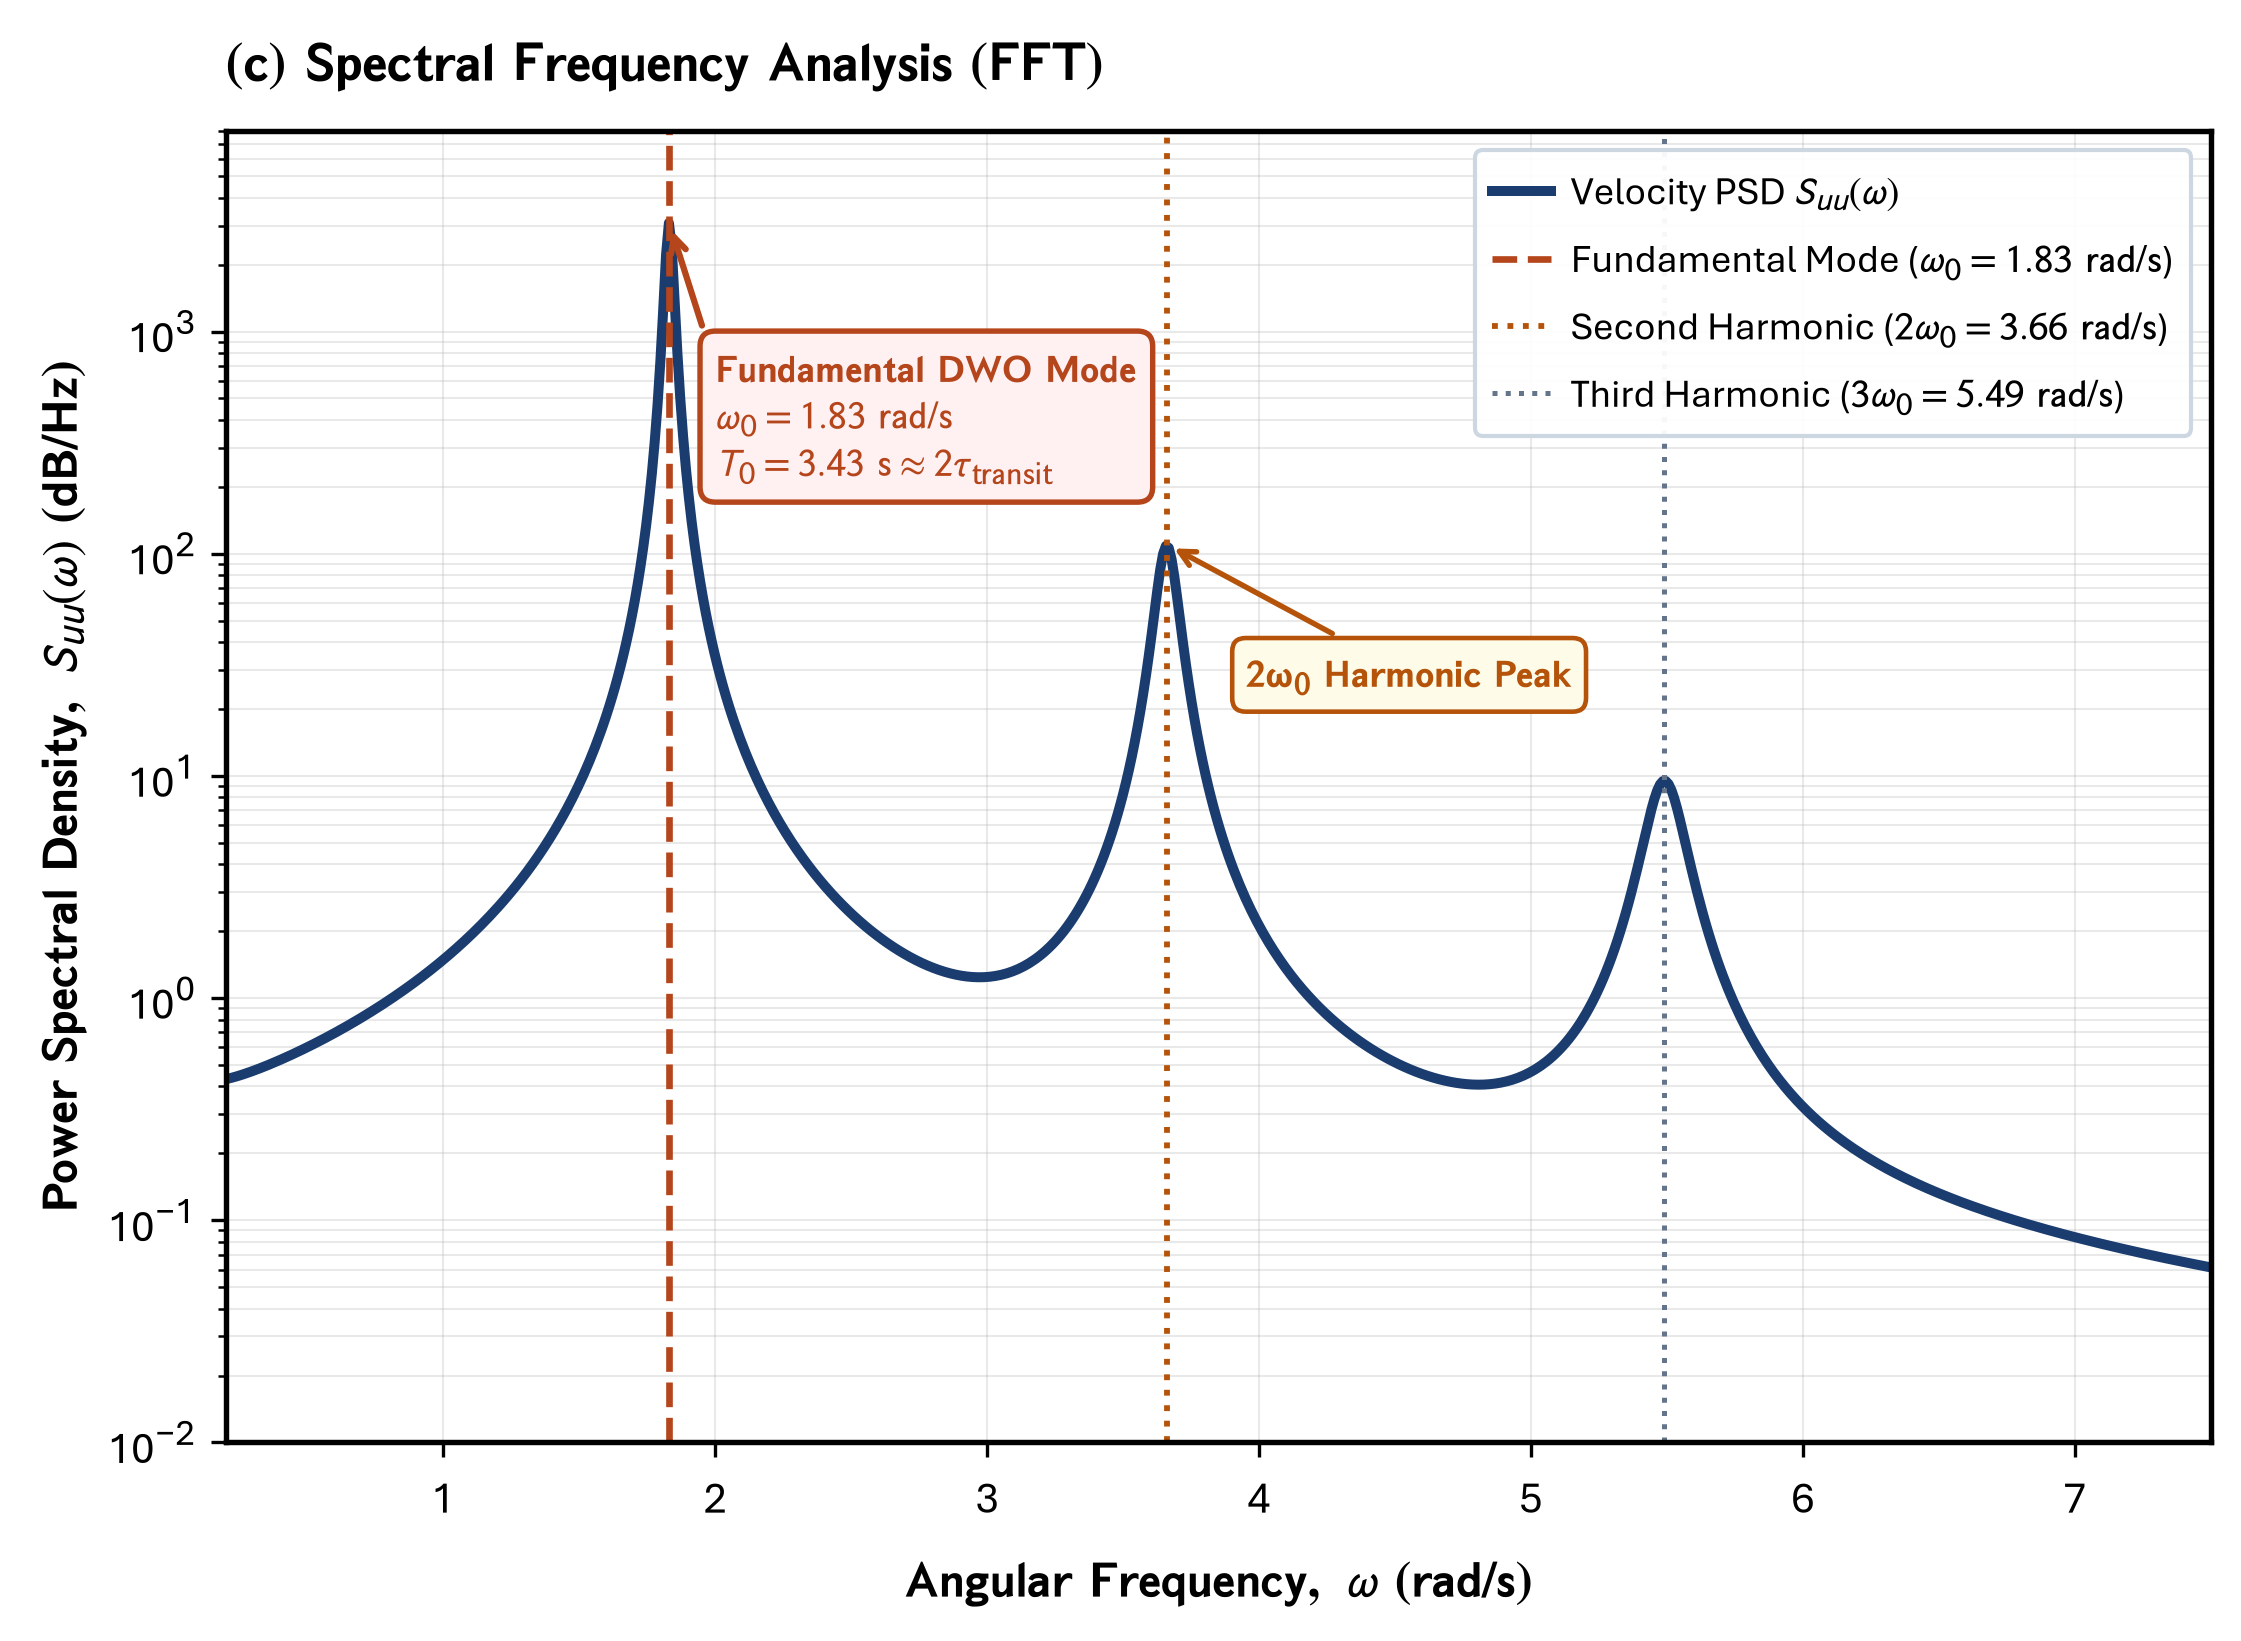

Generate this figure with Python:
"""Panel (c): Spectral Frequency Analysis (Power Spectral Density / FFT)
Isolates fundamental acoustic DWO frequency omega_0 = 1.83 rad/s and higher harmonics.
"""
import os
import glob
import matplotlib.pyplot as plt
import matplotlib.font_manager as fm
import matplotlib._mathtext as mmt
import numpy as np

# ==============================================================================
# 0. FONT REGISTRATION (Aptos / CloudFonts)
# ==============================================================================
cloud_dir = r"C:\Users\User\AppData\Local\Microsoft\FontCache\4\CloudFonts"
for d in glob.glob(os.path.join(cloud_dir, "Aptos*")):
    for f in glob.glob(os.path.join(d, "*.ttf")):
        try:
            fm.fontManager.addfont(f)
        except Exception:
            pass

# ==============================================================================
# MASTER CONFIGURATION & STYLING DICTIONARY
# ==============================================================================
CONFIG = {
    # 1. Figure & Canvas
    "figure": {
        "figsize": (7.6, 5.6),
        "dpi": 300,
        "tight_layout": True,
        "output_path": "d:/AGravity/Tide_Tutor/Figures/figure_2/panel_c_spectral_fft.png",
    },

    # 2. Typography & Matplotlib RC Params (Aptos + STIX-Sans)
    "typography": {
        "font.family": "Aptos",
        "font.sans-serif": ["Aptos", "Segoe UI", "Arial", "DejaVu Sans"],
        "font.size": 11,
        "axes.labelsize": 12.0,
        "axes.titlesize": 13.0,
        "xtick.labelsize": 10.5,
        "ytick.labelsize": 10.5,
        "legend.fontsize": 9.4,
        "axes.linewidth": 1.3,
        "grid.linewidth": 0.5,
        "grid.alpha": 0.28,
        "mathtext.fontset": "stixsans",
        "mathtext_shrink_factor": 0.85,
    },

    # 3. Global Color Palette
    "palette": {
        "navy": "#1a3c6e",
        "crimson": "#b5451b",
        "gold": "#b45309",
        "slate": "#64748b",
        "light_slate": "#94a3b8",
        "card_bg": "#fff1f2",
        "card_border": "#b5451b",
    },

    # 4. Axes, Title & Labels
    "axes": {
        "title": {
            "text": r"$\mathbf{(c)\ Spectral\ Frequency\ Analysis\ (FFT)}$",
            "fontsize": 13.0,
            "fontweight": "bold",
            "pad": 12,
            "loc": "left",
        },
        "xlabel": {
            "text": r"$\mathbf{Angular\ Frequency,\ }\omega\ \mathbf{(rad/s)}$",
            "fontsize": 12.0,
            "fontweight": "bold",
            "labelpad": 6,
        },
        "ylabel": {
            "text": r"$\mathbf{Power\ Spectral\ Density,\ }S_{uu}(\omega)\ \mathbf{(dB/Hz)}$",
            "fontsize": 12.0,
            "fontweight": "bold",
            "labelpad": 4,
        },
        "xlim": (0.2, 7.5),
        "ylim": (0.01, 8000),
        "grid": True,
    },

    # 5. Physics & Resonance Parameters
    "physics": {
        "w0": 1.83,
        "t0": 3.43,
        "n_points": 700,
    },

    # 6. Fundamental Peak Callout Annotation (Positioned Right of Peak: Left=2.0, Bottom=200)
    "callout_fundamental": {
        "xy": (1.83, 3100),
        "xytext": (2.0, 200),
        "va": "bottom",
        "ha": "left",
        "text": (
            r"$\mathbf{Fundamental\ DWO\ Mode}$" + "\n"
            r"$\omega_0 = 1.83\ \mathrm{rad/s}$" + "\n"
            r"$T_0 = 3.43\ \mathrm{s} \approx 2\tau_{\mathrm{transit}}$"
        ),
        "fontsize": 9.2,
        "color": "#b5451b",
        "fontweight": "bold",
        "bbox": {
            "boxstyle": "round,pad=0.40",
            "fc": "#fff1f2",
            "ec": "#b5451b",
            "lw": 1.3,
        },
        "arrowprops": {
            "arrowstyle": "->",
            "color": "#b5451b",
            "lw": 1.5,
            "relpos": (0.0, 0.85),
        },
    },

    # 7. Harmonic Callout Annotation
    "callout_harmonic": {
        "xy": (3.66, 110),
        "xytext": (3.95, 25),
        "text": r"$\mathbf{2\omega_0\ Harmonic\ Peak}$",
        "fontsize": 9.2,
        "color": "#b45309",
        "fontweight": "bold",
        "bbox": {
            "boxstyle": "round,pad=0.35",
            "fc": "#fefce8",
            "ec": "#b45309",
            "lw": 1.1,
        },
        "arrowprops": {
            "arrowstyle": "->",
            "color": "#b45309",
            "lw": 1.3,
        },
    },

    # 8. Legend
    "legend": {
        "loc": "upper right",
        "frameon": True,
        "framealpha": 0.95,
        "facecolor": "white",
        "edgecolor": "#cbd5e1",
        "fontsize": 9.4,
        "borderpad": 0.45,
        "handlelength": 1.5,
        "handletextpad": 0.50,
    },
}


# ==============================================================================
# PLOTTING ENGINE (Reads 100% from CONFIG)
# ==============================================================================
def generate_panel_c(config=CONFIG):
    # Apply Matplotlib Typography & RC Params
    typo_cfg = dict(config["typography"])
    shrink_factor = typo_cfg.pop("mathtext_shrink_factor", 0.85)
    mmt.SHRINK_FACTOR = shrink_factor
    plt.rcParams.update(typo_cfg)

    # Create Canvas
    fig, ax = plt.subplots(figsize=config["figure"]["figsize"], dpi=config["figure"]["dpi"])

    # Set Title & Axes Labels
    ax_cfg = config["axes"]
    ax.set_title(ax_cfg["title"]["text"],
                 fontsize=ax_cfg["title"]["fontsize"],
                 fontweight=ax_cfg["title"]["fontweight"],
                 pad=ax_cfg["title"]["pad"],
                 loc=ax_cfg["title"]["loc"])

    ax.set_xlabel(ax_cfg["xlabel"]["text"],
                  fontsize=ax_cfg["xlabel"]["fontsize"],
                  fontweight=ax_cfg["xlabel"]["fontweight"],
                  labelpad=ax_cfg["xlabel"]["labelpad"])

    ax.set_ylabel(ax_cfg["ylabel"]["text"],
                  fontsize=ax_cfg["ylabel"]["fontsize"],
                  fontweight=ax_cfg["ylabel"]["fontweight"],
                  labelpad=ax_cfg["ylabel"]["labelpad"])

    ax.set_xlim(*ax_cfg["xlim"])
    ax.set_ylim(*ax_cfg["ylim"])
    ax.grid(ax_cfg["grid"], which="both")

    # Physics domain
    phys = config["physics"]
    w0 = phys["w0"]
    omega = np.linspace(ax_cfg["xlim"][0], ax_cfg["xlim"][1], phys["n_points"])

    # Synthetic PSD with resonance peaks
    psd = (
        1.0 / ((omega - w0)**2 + 0.018**2)
        + 0.22 / ((omega - 2 * w0)**2 + 0.045**2)
        + 0.06 / ((omega - 3 * w0)**2 + 0.08**2)
        + 0.005 / (omega**1.2)
    )

    pal = config["palette"]

    # Main PSD Curve
    ax.semilogy(omega, psd, color=pal["navy"], lw=2.4, label=r"Velocity PSD $S_{uu}(\omega)$")

    # Vertical harmonic markers
    ax.axvline(w0, color=pal["crimson"], lw=1.6, ls="--",
               label=r"Fundamental Mode ($\omega_0 = 1.83\ \mathrm{rad/s}$)")
    ax.axvline(2 * w0, color=pal["gold"], lw=1.4, ls=":",
               label=r"Second Harmonic ($2\omega_0 = 3.66\ \mathrm{rad/s}$)")
    ax.axvline(3 * w0, color=pal["slate"], lw=1.2, ls=":",
               label=r"Third Harmonic ($3\omega_0 = 5.49\ \mathrm{rad/s}$)")

    # Fundamental Peak Callout (Right of peak: Left=2.0, Bottom=200)
    call_fund = config["callout_fundamental"]
    ax.annotate(call_fund["text"],
                xy=call_fund["xy"],
                xytext=call_fund["xytext"],
                va=call_fund.get("va", "bottom"),
                ha=call_fund.get("ha", "left"),
                fontsize=call_fund["fontsize"],
                color=call_fund["color"],
                fontweight=call_fund["fontweight"],
                bbox=dict(**call_fund["bbox"]),
                arrowprops=dict(**call_fund["arrowprops"]),
                zorder=6)

    # Harmonic Callout
    call_harm = config["callout_harmonic"]
    ax.annotate(call_harm["text"],
                xy=call_harm["xy"],
                xytext=call_harm["xytext"],
                fontsize=call_harm["fontsize"],
                color=call_harm["color"],
                fontweight=call_harm["fontweight"],
                bbox=dict(**call_harm["bbox"]),
                arrowprops=dict(**call_harm["arrowprops"]),
                zorder=6)

    # Legend
    leg_cfg = dict(config["legend"])
    loc = leg_cfg.pop("loc", "upper right")
    ax.legend(loc=loc, **leg_cfg)

    # Save Output
    if config["figure"]["tight_layout"]:
        plt.tight_layout()

    out_file = config["figure"]["output_path"]
    os.makedirs(os.path.dirname(os.path.abspath(out_file)), exist_ok=True)
    if os.path.exists(out_file):
        try:
            os.remove(out_file)
        except Exception:
            pass

    plt.savefig(out_file, dpi=config["figure"]["dpi"], bbox_inches="tight")
    print("Successfully generated and saved Panel (c) to:", out_file)
    return fig, ax


if __name__ == "__main__":
    generate_panel_c()
